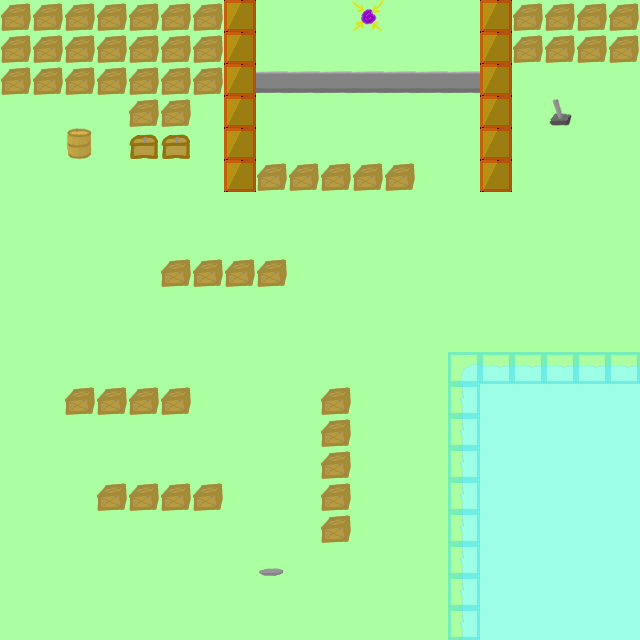

This is a level from a 2D game, rendered from its Tiled map with the project's own tilesets. A one-line summary and the map file follow, with tile-layer data summarised:
An orthogonal 20x20 tile map with 32x32 px tiles, 3 tile layers (Kachelebene 1, collision, entities).

<map version="1.0" orientation="orthogonal" width="20" height="20" tilewidth="32" tileheight="32">
 <tileset firstgid="1" name="tileset" tilewidth="32" tileheight="32">
  <image source="tileset.png" width="256" height="256" />
 </tileset>
 <layer name="Kachelebene 1" width="20" height="20">
  <data>[400 cells, 400 non-empty, 6 distinct tile ids]</data>
 </layer>
 <layer name="collision" width="20" height="20" opacity="0.35">
  <data>[400 cells, 26 non-empty, 2 distinct tile ids]</data>
 </layer>
 <layer name="entities" width="20" height="20">
  <data>[400 cells, 66 non-empty, 7 distinct tile ids]</data>
 </layer>
</map>
